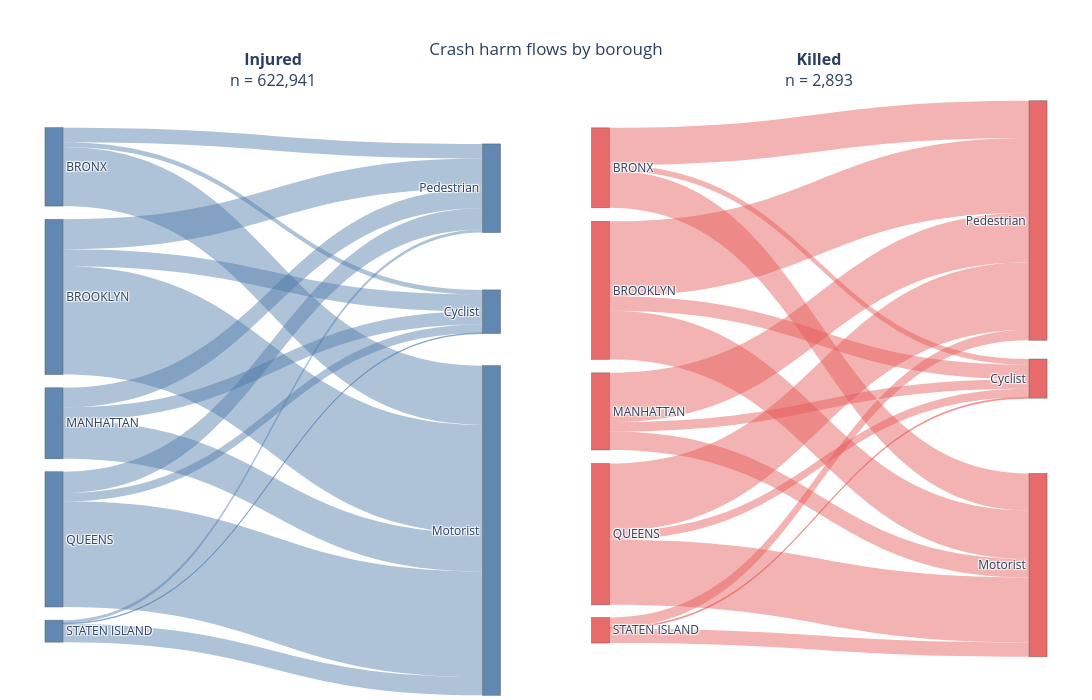

The code cell stored with this chart in its notebook:
### Code cell
import pandas as pd
import numpy as np
import plotly.graph_objects as go

df_plot = df_clean.copy()

# -----------------------------
# 1) Clean borough names
# -----------------------------
df_plot["BOROUGH"] = (
    df_plot["BOROUGH"]
    .fillna("UNKNOWN")
    .astype(str)    
    .str.strip()
    .replace("", "UNKNOWN")
    .str.upper()
)

boro_order = ["UNKNOWN", "BRONX", "BROOKLYN", "MANHATTAN", "QUEENS", "STATEN ISLAND"]
existing_boros = [b for b in boro_order if b in df_plot["BOROUGH"].unique()]
remaining_boros = [b for b in sorted(df_plot["BOROUGH"].unique()) if b not in existing_boros]
boro_order = existing_boros + remaining_boros

victim_order = ["Pedestrian", "Cyclist", "Motorist"]

# -----------------------------
# 2) Raw casualty columns
# -----------------------------
casualty_cols = {
    "NUMBER OF PEDESTRIANS INJURED": ("Injured", "Pedestrian"),
    "NUMBER OF CYCLIST INJURED": ("Injured", "Cyclist"),
    "NUMBER OF MOTORIST INJURED": ("Injured", "Motorist"),
    "NUMBER OF PEDESTRIANS KILLED": ("Killed", "Pedestrian"),
    "NUMBER OF CYCLIST KILLED": ("Killed", "Cyclist"),
    "NUMBER OF MOTORIST KILLED": ("Killed", "Motorist"),
}

for col in casualty_cols:
    df_plot[col] = pd.to_numeric(df_plot[col], errors="coerce").fillna(0).astype(int)

# -----------------------------
# 3) Melt raw data
# -----------------------------
long_df = df_plot.melt(
    id_vars=["COLLISION_ID", "BOROUGH"],
    value_vars=list(casualty_cols.keys()),
    var_name="RAW_CATEGORY",
    value_name="COUNT"
)

long_df = long_df[long_df["COUNT"] > 0].copy()
long_df["OUTCOME"] = long_df["RAW_CATEGORY"].map(lambda x: casualty_cols[x][0])
long_df["VICTIM_TYPE"] = long_df["RAW_CATEGORY"].map(lambda x: casualty_cols[x][1])

# Expand to raw harmed-person-category occurrences
long_df = long_df.loc[long_df.index.repeat(long_df["COUNT"])].reset_index(drop=True)

# -----------------------------
# 4) Borough total crashes
# -----------------------------
borough_total_crashes = (
    df_plot.groupby("BOROUGH")["COLLISION_ID"]
    .nunique()
    .reindex(boro_order)
    .fillna(0)
)

def compute_node_positions(values, top=0.02, bottom=0.98, gap=0.02, min_height=0.035):
    """
    Compute non-overlapping y centers for Sankey nodes based on node values.
    Gives larger nodes more room.
    """
    values = np.asarray(values, dtype=float)
    n = len(values)

    if values.sum() == 0:
        return np.linspace(top, bottom, n)

    usable = (bottom - top) - gap * (n - 1)
    raw_heights = values / values.sum() * usable
    heights = np.maximum(raw_heights, min_height)

    # Rescale if minimum heights + gaps exceed available space
    total_needed = heights.sum() + gap * (n - 1)
    if total_needed > (bottom - top):
        scale = ((bottom - top) - gap * (n - 1)) / heights.sum()
        heights = heights * scale

    ys = []
    current = top
    for h in heights:
        ys.append(current + h / 2)
        current += h + gap

    return ys

def build_sankey_trace(df_sub, outcome_name, domain_x, link_color, node_color):
    # Borough -> victim flow counts from raw expanded data
    flow_counts = (
        df_sub.groupby(["BOROUGH", "VICTIM_TYPE"])
        .size()
        .reindex(
            pd.MultiIndex.from_product([boro_order, victim_order], names=["BOROUGH", "VICTIM_TYPE"]),
            fill_value=0
        )
        .reset_index(name="COUNT")
    )

    flow_counts = flow_counts[flow_counts["COUNT"] > 0].copy()

    borough_outcome_counts = (
        flow_counts.groupby("BOROUGH")["COUNT"]
        .sum()
        .reindex(boro_order)
        .fillna(0)
    )

    victim_totals = (
        flow_counts.groupby("VICTIM_TYPE")["COUNT"]
        .sum()
        .reindex(victim_order)
        .fillna(0)
    )

    panel_total = victim_totals.sum()

    # Borough victim breakdown for hover
    borough_victim_breakdown = (
        flow_counts.pivot(index="BOROUGH", columns="VICTIM_TYPE", values="COUNT")
        .reindex(index=boro_order, columns=victim_order)
        .fillna(0)
    )

    labels = boro_order + victim_order
    node_index = {label: i for i, label in enumerate(labels)}

    sources = flow_counts["BOROUGH"].map(node_index).tolist()
    targets = flow_counts["VICTIM_TYPE"].map(lambda x: node_index[x]).tolist()
    values = flow_counts["COUNT"].tolist()

    # Link hover data
    # [count, share within borough outcome total, count per 100 crashes in borough]
    link_customdata = []
    for _, row in flow_counts.iterrows():
        borough = row["BOROUGH"]
        count = row["COUNT"]
        borough_outcome_total = borough_outcome_counts.loc[borough]
        borough_crashes = borough_total_crashes.loc[borough]

        share_within_borough_outcome = count / borough_outcome_total if borough_outcome_total > 0 else 0
        per_100_crashes = (count / borough_crashes * 100) if borough_crashes > 0 else 0

        link_customdata.append([
            int(count),
            share_within_borough_outcome,
            per_100_crashes
        ])

    # Borough node customdata
    # [total crashes, outcome total, share of panel, outcome per 100 crashes,
    #  ped count, cyc count, mot count,
    #  ped share in borough, cyc share in borough, mot share in borough]
    borough_node_customdata = []
    for b in boro_order:
        total_crashes = borough_total_crashes.loc[b]
        outcome_total = borough_outcome_counts.loc[b]
        share_panel = outcome_total / panel_total if panel_total > 0 else 0
        per_100 = (outcome_total / total_crashes * 100) if total_crashes > 0 else 0

        ped = borough_victim_breakdown.loc[b, "Pedestrian"]
        cyc = borough_victim_breakdown.loc[b, "Cyclist"]
        mot = borough_victim_breakdown.loc[b, "Motorist"]

        ped_share = ped / outcome_total if outcome_total > 0 else 0
        cyc_share = cyc / outcome_total if outcome_total > 0 else 0
        mot_share = mot / outcome_total if outcome_total > 0 else 0

        borough_node_customdata.append([
            int(total_crashes),
            int(outcome_total),
            share_panel,
            per_100,
            int(ped),
            int(cyc),
            int(mot),
            ped_share,
            cyc_share,
            mot_share
        ])

    # Victim node customdata
    # [total victim count, share of panel, top borough name, top borough count, top borough share]
    victim_node_customdata = []
    for v in victim_order:
        total_v = victim_totals.loc[v]
        share_panel = total_v / panel_total if panel_total > 0 else 0

        by_borough = (
            flow_counts.loc[flow_counts["VICTIM_TYPE"] == v, ["BOROUGH", "COUNT"]]
            .set_index("BOROUGH")["COUNT"]
            .reindex(boro_order)
            .fillna(0)
        )

        top_borough = by_borough.idxmax() if len(by_borough) > 0 else "N/A"
        top_borough_count = by_borough.max() if len(by_borough) > 0 else 0
        top_borough_share = top_borough_count / total_v if total_v > 0 else 0

        victim_node_customdata.append([
            int(total_v),
            share_panel,
            str(top_borough),
            int(top_borough_count),
            top_borough_share
        ])

    node_customdata = borough_node_customdata + victim_node_customdata

    # Better node positions based on actual sizes
    borough_y = compute_node_positions(
        borough_outcome_counts.values,
        top=0.03,
        bottom=0.97,
        gap=0.018,
        min_height=0.045
    )

    victim_y = compute_node_positions(
        victim_totals.values,
        top=0.08,
        bottom=0.92,
        gap=0.14,
        min_height=0.16
    )

    # manual tweak for Cyclist
    victim_y[1] -= 0.04

    node_x = [0.03] * len(boro_order) + [0.97] * len(victim_order)
    node_y = borough_y + victim_y

    trace = go.Sankey(
        domain={"x": domain_x, "y": [0.0, 1.0]},
        arrangement="fixed",
        node=dict(
            pad=22,
            thickness=18,
            line=dict(color="rgba(80,80,80,0.6)", width=0.7),
            label=labels,
            color=[node_color] * len(labels),
            x=node_x,
            y=node_y,
            customdata=node_customdata,
        ),
        link=dict(
            source=sources,
            target=targets,
            value=values,
            color=[link_color] * len(values),
            customdata=link_customdata,
            hovertemplate=(
                "<b>%{source.label} → %{target.label}</b><br>"
                "Count: %{customdata[0]:,}<br>"
                "Share of borough " + outcome_name.lower() + " count: %{customdata[1]:.1%}<br>"
                + outcome_name + " count per 100 crashes in borough: %{customdata[2]:.1f}"
                "<extra></extra>"
            )
        )
    )

    # Per-node hovertemplate
    borough_n = len(boro_order)
    node_hovertemplates = []
    for i, label in enumerate(labels):
        if i < borough_n:
            node_hovertemplates.append(
                "<b>%{label}</b><br>"
                "Total crashes in borough: %{customdata[0]:,}<br>"
                "Total " + outcome_name.lower() + " count: %{customdata[1]:,}<br>"
                "Share of " + outcome_name.lower() + " panel: %{customdata[2]:.1%}<br>"
                + outcome_name + " count per 100 crashes: %{customdata[3]:.1f}<br>"
                "<br>"
                "Pedestrian: %{customdata[4]:,} (%{customdata[7]:.1%})<br>"
                "Cyclist: %{customdata[5]:,} (%{customdata[8]:.1%})<br>"
                "Motorist: %{customdata[6]:,} (%{customdata[9]:.1%})"
                "<extra></extra>"
            )
        else:
            node_hovertemplates.append(
                "<b>%{label}</b><br>"
                "Total count in panel: %{customdata[0]:,}<br>"
                "Share of panel: %{customdata[1]:.1%}<br>"
                "Top borough: %{customdata[2]}<br>"
                "Top borough count: %{customdata[3]:,}<br>"
                "Top borough share of this victim type: %{customdata[4]:.1%}"
                "<extra></extra>"
            )

    trace.node.hovertemplate = node_hovertemplates

    return trace, panel_total

inj_df = long_df[long_df["OUTCOME"] == "Injured"].copy()
kil_df = long_df[long_df["OUTCOME"] == "Killed"].copy()

inj_trace, inj_total = build_sankey_trace(
    inj_df,
    outcome_name="Injured",
    domain_x=[0.00, 0.46],
    link_color="rgba(76,120,168,0.45)",
    node_color="rgba(76,120,168,0.88)"
)

kil_trace, kil_total = build_sankey_trace(
    kil_df,
    outcome_name="Killed",
    domain_x=[0.54, 1.00],
    link_color="rgba(228,87,86,0.45)",
    node_color="rgba(228,87,86,0.88)"
)

fig = go.Figure(data=[inj_trace, kil_trace])

fig.update_layout(
    title=dict(
        text="Crash harm flows by borough",
        x=0.5,
        xanchor="center"
    ),
    width=1350,
    height=700,
    margin=dict(l=40, r=40, t=110, b=40),
    font=dict(size=12),
    annotations=[
        dict(
            text=f"<b>Injured</b><br>n = {inj_total:,}",
            x=0.23, y=1.03,
            xref="paper", yref="paper",
            xanchor="center", yanchor="bottom",
            align="center",
            showarrow=False,
            font=dict(size=16)
        ),
        dict(
            text=f"<b>Killed</b><br>n = {kil_total:,}",
            x=0.77, y=1.03,
            xref="paper", yref="paper",
            xanchor="center", yanchor="bottom",
            align="center",
            showarrow=False,
            font=dict(size=16)
        )
    ]
)

fig.show()

### Figure 1 — Plotly figure (JSON) as saved in the notebook; plotly's stock layout.template omitted (floating-point values rounded to 4 significant figures)
{"data": [{"arrangement": "fixed", "domain": {"x": [0, 0.46], "y": [0, 1]}, "link": {"color": ["rgba(76,120,168,0.45)", "rgba(76,120,168,0.45)", "rgba(76,120,168,0.45)", "rgba(76,120,168,0.45)", "rgba(76,120,168,0.45)", "rgba(76,120,168,0.45)", "rgba(76,120,168,0.45)", "rgba(76,120,168,0.45)", "rgba(76,120,168,0.45)", "rgba(76,120,168,0.45)", "rgba(76,120,168,0.45)", "rgba(76,120,168,0.45)", "rgba(76,120,168,0.45)", "rgba(76,120,168,0.45)", "rgba(76,120,168,0.45)"], "customdata": [[19803, 0.1872, 6.948], [6209, 0.0587, 2.178], [79767, 0.7541, 27.99], [40367, 0.1929, 6.967], [22699, 0.1085, 3.918], [146215, 0.6987, 25.24], [26463, 0.2762, 6.761], [17791, 0.1857, 4.545], [51564, 0.5381, 13.17], [28695, 0.1573, 5.321], [11251, 0.06168, 2.086], [142457, 0.781, 26.42], [4211, 0.142, 4.577], [894, 0.03014, 0.9717], [24555, 0.8279, 26.69]], "hovertemplate": "<b>%{source.label} → %{target.label}</b><br>Count: %{customdata[0]:,}<br>Share of borough injured count: %{customdata[1]:.1%}<br>Injured count per 100 crashes in borough: %{customdata[2]:.1f}<extra></extra>", "source": [0, 0, 0, 1, 1, 1, 2, 2, 2, 3, 3, 3, 4, 4, 4], "target": [5, 6, 7, 5, 6, 7, 5, 6, 7, 5, 6, 7, 5, 6, 7], "value": [19803, 6209, 79767, 40367, 22699, 146215, 26463, 17791, 51564, 28695, 11251, 142457, 4211, 894, 24555]}, "node": {"color": ["rgba(76,120,168,0.88)", "rgba(76,120,168,0.88)", "rgba(76,120,168,0.88)", "rgba(76,120,168,0.88)", "rgba(76,120,168,0.88)", "rgba(76,120,168,0.88)", "rgba(76,120,168,0.88)", "rgba(76,120,168,0.88)"], "customdata": [[285022, 105779, 0.1698, 37.11, 19803, 6209, 79767, 0.1872, 0.0587, 0.7541], [579373, 209281, 0.336, 36.12, 40367, 22699, 146215, 0.1929, 0.1085, 0.6987], [391399, 95818, 0.1538, 24.48, 26463, 17791, 51564, 0.2762, 0.1857, 0.5381], [539245, 182403, 0.2928, 33.83, 28695, 11251, 142457, 0.1573, 0.06168, 0.781], [92000, 29660, 0.04761, 32.24, 4211, 894, 24555, 0.142, 0.03014, 0.8279], [119539, 0.1919, "BROOKLYN", 40367, 0.3377], [58844, 0.09446, "BROOKLYN", 22699, 0.3857], [444558, 0.7136, "BROOKLYN", 146215, 0.3289]], "hovertemplate": ["<b>%{label}</b><br>Total crashes in borough: %{customdata[0]:,}<br>Total injured count: %{customdata[1]:,}<br>Share of injured panel: %{customdata[2]:.1%}<br>Injured count per 100 crashes: %{customdata[3]:.1f}<br><br>Pedestrian: %{customdata[4]:,} (%{customdata[7]:.1%})<br>Cyclist: %{customdata[5]:,} (%{customdata[8]:.1%})<br>Motorist: %{customdata[6]:,} (%{customdata[9]:.1%})<extra></extra>", "<b>%{label}</b><br>Total crashes in borough: %{customdata[0]:,}<br>Total injured count: %{customdata[1]:,}<br>Share of injured panel: %{customdata[2]:.1%}<br>Injured count per 100 crashes: %{customdata[3]:.1f}<br><br>Pedestrian: %{customdata[4]:,} (%{customdata[7]:.1%})<br>Cyclist: %{customdata[5]:,} (%{customdata[8]:.1%})<br>Motorist: %{customdata[6]:,} (%{customdata[9]:.1%})<extra></extra>", "<b>%{label}</b><br>Total crashes in borough: %{customdata[0]:,}<br>Total injured count: %{customdata[1]:,}<br>Share of injured panel: %{customdata[2]:.1%}<br>Injured count per 100 crashes: %{customdata[3]:.1f}<br><br>Pedestrian: %{customdata[4]:,} (%{customdata[7]:.1%})<br>Cyclist: %{customdata[5]:,} (%{customdata[8]:.1%})<br>Motorist: %{customdata[6]:,} (%{customdata[9]:.1%})<extra></extra>", "<b>%{label}</b><br>Total crashes in borough: %{customdata[0]:,}<br>Total injured count: %{customdata[1]:,}<br>Share of injured panel: %{customdata[2]:.1%}<br>Injured count per 100 crashes: %{customdata[3]:.1f}<br><br>Pedestrian: %{customdata[4]:,} (%{customdata[7]:.1%})<br>Cyclist: %{customdata[5]:,} (%{customdata[8]:.1%})<br>Motorist: %{customdata[6]:,} (%{customdata[9]:.1%})<extra></extra>", "<b>%{label}</b><br>Total crashes in borough: %{customdata[0]:,}<br>Total injured count: %{customdata[1]:,}<br>Share of injured panel: %{customdata[2]:.1%}<br>Injured count per 100 crashes: %{customdata[3]:.1f}<br><br>Pedestrian: %{customdata[4]:,} (%{customdata[7]:.1%})<br>Cyclist: %{customdata[5]:,} (%{customdata[8]:.1%})<br>Motorist: %{customdata[6]:,} (%{customdata[9]:.1%})<extra></extra>", "<b>%{label}</b><br>Total count in panel: %{customdata[0]:,}<br>Share of panel: %{customdata[1]:.1%}<br>Top borough: %{customdata[2]}<br>Top borough count: %{customdata[3]:,}<br>Top borough share of this victim type: %{customdata[4]:.1%}<extra></extra>", "<b>%{label}</b><br>Total count in panel: %{customdata[0]:,}<br>Share of panel: %{customdata[1]:.1%}<br>Top borough: %{customdata[2]}<br>Top borough count: %{customdata[3]:,}<br>Top borough share of this victim type: %{customdata[4]:.1%}<extra></extra>", "<b>%{label}</b><br>Total count in panel: %{customdata[0]:,}<br>Share of panel: %{customdata[1]:.1%}<br>Top borough: %{customdata[2]}<br>Top borough count: %{customdata[3]:,}<br>Top borough share of this victim type: %{customdata[4]:.1%}<extra></extra>"], "label": ["BRONX", "BROOKLYN", "MANHATTAN", "QUEENS", "STATEN ISLAND", "Pedestrian", "Cyclist", "Motorist"], "line": {"color": "rgba(80,80,80,0.6)", "width": 0.7}, "pad": 22, "thickness": 18, "x": [0.03, 0.03, 0.03, 0.03, 0.03, 0.97, 0.97, 0.97], "y": [0.1034, 0.34, 0.5696, 0.7806, 0.9476, 0.1423, 0.3668, 0.7645]}, "type": "sankey"}, {"arrangement": "fixed", "domain": {"x": [0.54, 1], "y": [0, 1]}, "link": {"color": ["rgba(228,87,86,0.45)", "rgba(228,87,86,0.45)", "rgba(228,87,86,0.45)", "rgba(228,87,86,0.45)", "rgba(228,87,86,0.45)", "rgba(228,87,86,0.45)", "rgba(228,87,86,0.45)", "rgba(228,87,86,0.45)", "rgba(228,87,86,0.45)", "rgba(228,87,86,0.45)", "rgba(228,87,86,0.45)", "rgba(228,87,86,0.45)", "rgba(228,87,86,0.45)", "rgba(228,87,86,0.45)", "rgba(228,87,86,0.45)"], "customdata": [[233, 0.4651, 0.08175], [36, 0.07186, 0.01263], [232, 0.4631, 0.0814], [469, 0.5428, 0.08095], [91, 0.1053, 0.01571], [304, 0.3519, 0.05247], [309, 0.6398, 0.07895], [59, 0.1222, 0.01507], [115, 0.2381, 0.02938], [424, 0.4791, 0.07863], [53, 0.05989, 0.009829], [408, 0.461, 0.07566], [65, 0.4062, 0.07065], [6, 0.0375, 0.006522], [89, 0.5563, 0.09674]], "hovertemplate": "<b>%{source.label} → %{target.label}</b><br>Count: %{customdata[0]:,}<br>Share of borough killed count: %{customdata[1]:.1%}<br>Killed count per 100 crashes in borough: %{customdata[2]:.1f}<extra></extra>", "source": [0, 0, 0, 1, 1, 1, 2, 2, 2, 3, 3, 3, 4, 4, 4], "target": [5, 6, 7, 5, 6, 7, 5, 6, 7, 5, 6, 7, 5, 6, 7], "value": [233, 36, 232, 469, 91, 304, 309, 59, 115, 424, 53, 408, 65, 6, 89]}, "node": {"color": ["rgba(228,87,86,0.88)", "rgba(228,87,86,0.88)", "rgba(228,87,86,0.88)", "rgba(228,87,86,0.88)", "rgba(228,87,86,0.88)", "rgba(228,87,86,0.88)", "rgba(228,87,86,0.88)", "rgba(228,87,86,0.88)"], "customdata": [[285022, 501, 0.1732, 0.1758, 233, 36, 232, 0.4651, 0.07186, 0.4631], [579373, 864, 0.2987, 0.1491, 469, 91, 304, 0.5428, 0.1053, 0.3519], [391399, 483, 0.167, 0.1234, 309, 59, 115, 0.6398, 0.1222, 0.2381], [539245, 885, 0.3059, 0.1641, 424, 53, 408, 0.4791, 0.05989, 0.461], [92000, 160, 0.05531, 0.1739, 65, 6, 89, 0.4062, 0.0375, 0.5563], [1500, 0.5185, "BROOKLYN", 469, 0.3127], [245, 0.08469, "BROOKLYN", 91, 0.3714], [1148, 0.3968, "QUEENS", 408, 0.3554]], "hovertemplate": ["<b>%{label}</b><br>Total crashes in borough: %{customdata[0]:,}<br>Total killed count: %{customdata[1]:,}<br>Share of killed panel: %{customdata[2]:.1%}<br>Killed count per 100 crashes: %{customdata[3]:.1f}<br><br>Pedestrian: %{customdata[4]:,} (%{customdata[7]:.1%})<br>Cyclist: %{customdata[5]:,} (%{customdata[8]:.1%})<br>Motorist: %{customdata[6]:,} (%{customdata[9]:.1%})<extra></extra>", "<b>%{label}</b><br>Total crashes in borough: %{customdata[0]:,}<br>Total killed count: %{customdata[1]:,}<br>Share of killed panel: %{customdata[2]:.1%}<br>Killed count per 100 crashes: %{customdata[3]:.1f}<br><br>Pedestrian: %{customdata[4]:,} (%{customdata[7]:.1%})<br>Cyclist: %{customdata[5]:,} (%{customdata[8]:.1%})<br>Motorist: %{customdata[6]:,} (%{customdata[9]:.1%})<extra></extra>", "<b>%{label}</b><br>Total crashes in borough: %{customdata[0]:,}<br>Total killed count: %{customdata[1]:,}<br>Share of killed panel: %{customdata[2]:.1%}<br>Killed count per 100 crashes: %{customdata[3]:.1f}<br><br>Pedestrian: %{customdata[4]:,} (%{customdata[7]:.1%})<br>Cyclist: %{customdata[5]:,} (%{customdata[8]:.1%})<br>Motorist: %{customdata[6]:,} (%{customdata[9]:.1%})<extra></extra>", "<b>%{label}</b><br>Total crashes in borough: %{customdata[0]:,}<br>Total killed count: %{customdata[1]:,}<br>Share of killed panel: %{customdata[2]:.1%}<br>Killed count per 100 crashes: %{customdata[3]:.1f}<br><br>Pedestrian: %{customdata[4]:,} (%{customdata[7]:.1%})<br>Cyclist: %{customdata[5]:,} (%{customdata[8]:.1%})<br>Motorist: %{customdata[6]:,} (%{customdata[9]:.1%})<extra></extra>", "<b>%{label}</b><br>Total crashes in borough: %{customdata[0]:,}<br>Total killed count: %{customdata[1]:,}<br>Share of killed panel: %{customdata[2]:.1%}<br>Killed count per 100 crashes: %{customdata[3]:.1f}<br><br>Pedestrian: %{customdata[4]:,} (%{customdata[7]:.1%})<br>Cyclist: %{customdata[5]:,} (%{customdata[8]:.1%})<br>Motorist: %{customdata[6]:,} (%{customdata[9]:.1%})<extra></extra>", "<b>%{label}</b><br>Total count in panel: %{customdata[0]:,}<br>Share of panel: %{customdata[1]:.1%}<br>Top borough: %{customdata[2]}<br>Top borough count: %{customdata[3]:,}<br>Top borough share of this victim type: %{customdata[4]:.1%}<extra></extra>", "<b>%{label}</b><br>Total count in panel: %{customdata[0]:,}<br>Share of panel: %{customdata[1]:.1%}<br>Top borough: %{customdata[2]}<br>Top borough count: %{customdata[3]:,}<br>Top borough share of this victim type: %{customdata[4]:.1%}<extra></extra>", "<b>%{label}</b><br>Total count in panel: %{customdata[0]:,}<br>Share of panel: %{customdata[1]:.1%}<br>Top borough: %{customdata[2]}<br>Top borough count: %{customdata[3]:,}<br>Top borough share of this victim type: %{customdata[4]:.1%}<extra></extra>"], "label": ["BRONX", "BROOKLYN", "MANHATTAN", "QUEENS", "STATEN ISLAND", "Pedestrian", "Cyclist", "Motorist"], "line": {"color": "rgba(80,80,80,0.6)", "width": 0.7}, "pad": 22, "thickness": 18, "x": [0.03, 0.03, 0.03, 0.03, 0.03, 0.97, 0.97, 0.97], "y": [0.1052, 0.3279, 0.548, 0.7712, 0.946, 0.2009, 0.4884, 0.8275]}, "type": "sankey"}], "layout": {"annotations": [{"align": "center", "font": {"size": 16}, "showarrow": false, "text": "<b>Injured</b><br>n = 622,941", "x": 0.23, "xanchor": "center", "xref": "paper", "y": 1.03, "yanchor": "bottom", "yref": "paper"}, {"align": "center", "font": {"size": 16}, "showarrow": false, "text": "<b>Killed</b><br>n = 2,893", "x": 0.77, "xanchor": "center", "xref": "paper", "y": 1.03, "yanchor": "bottom", "yref": "paper"}], "font": {"size": 12}, "height": 700, "margin": {"b": 40, "l": 40, "r": 40, "t": 110}, "title": {"text": "Crash harm flows by borough", "x": 0.5, "xanchor": "center"}, "width": 1350}}
